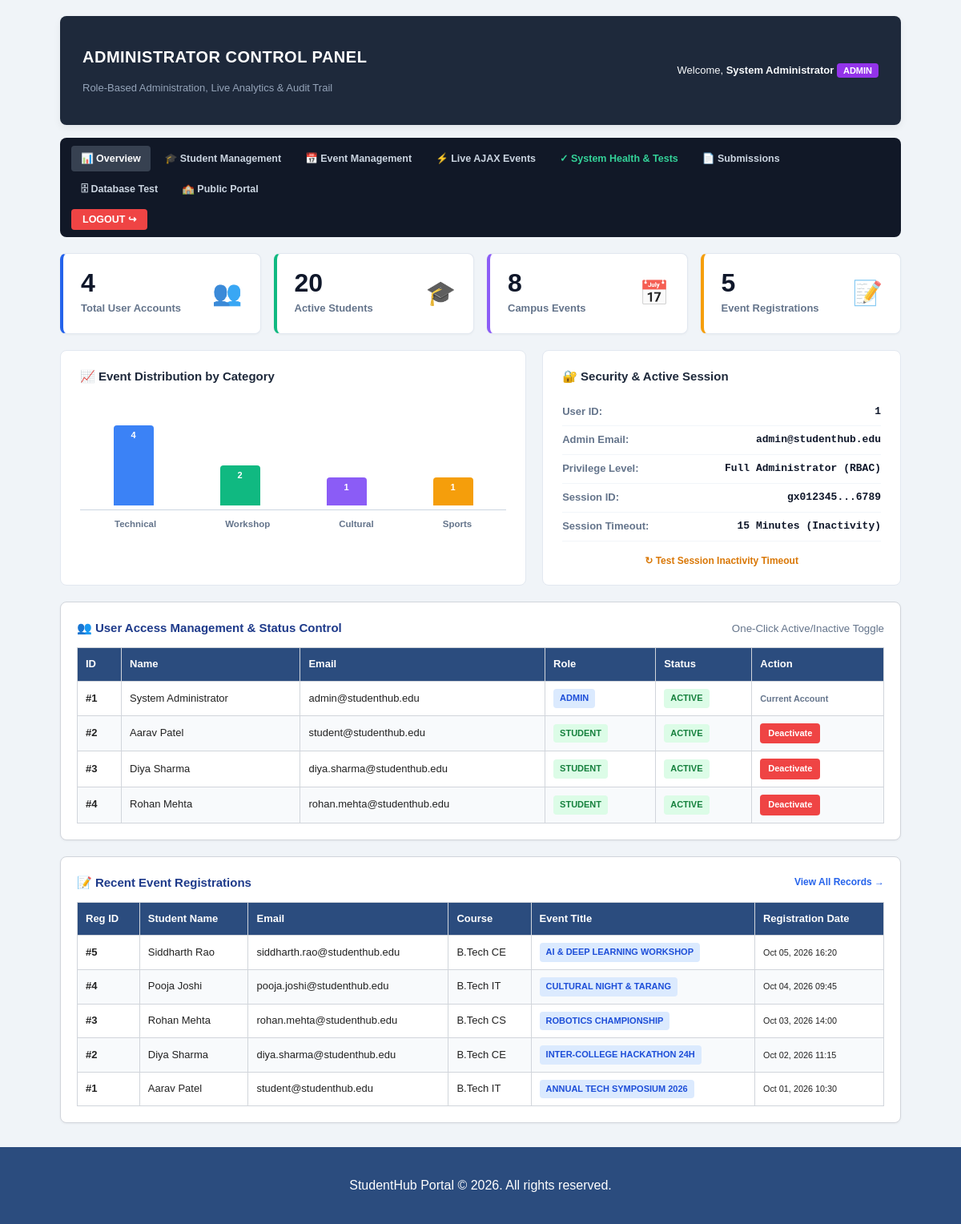
Page /admin_dashboard.php (signed in) on the committed database.
### tables this page shows
CREATE TABLE IF NOT EXISTS users (
    id INT AUTO_INCREMENT PRIMARY KEY,
    name VARCHAR(100) NOT NULL,
    email VARCHAR(100) NOT NULL UNIQUE,
    password VARCHAR(255) NOT NULL,
    role ENUM('admin', 'student') DEFAULT 'student',
    status ENUM('active', 'inactive') DEFAULT 'active',
    remember_token VARCHAR(255) NULL,
    created_at TIMESTAMP DEFAULT CURRENT_TIMESTAMP
);

CREATE TABLE IF NOT EXISTS registrations (
    id INT AUTO_INCREMENT PRIMARY KEY,
    student_name VARCHAR(100) NOT NULL,
    student_email VARCHAR(100) NOT NULL,
    event_title VARCHAR(150) NOT NULL,
    course VARCHAR(50) NOT NULL,
    registered_at TIMESTAMP DEFAULT CURRENT_TIMESTAMP
);

### admin_dashboard.php (the view, shortened to what this page needs)
<?php
require_once "db.php";
$totalStudents = mysqli_fetch_assoc(mysqli_query($conn, "SELECT COUNT(*) AS total FROM students WHERE status = 'active'"))['total'] ?? 0;
$totalEvents = mysqli_fetch_assoc(mysqli_query($conn, "SELECT COUNT(*) AS total FROM events"))['total'] ?? 0;
$totalUsers = mysqli_fetch_assoc(mysqli_query($conn, "SELECT COUNT(*) AS total FROM users"))['total'] ?? 0;
$totalRegistrations = mysqli_fetch_assoc(mysqli_query($conn, "SELECT COUNT(*) AS total FROM registrations"))['total'] ?? 0;
$catRes = mysqli_query($conn, "SELECT category, COUNT(*) AS count FROM events GROUP BY category");
$catStats = [];
while ($cr = mysqli_fetch_assoc($catRes)) {
    $catStats[$cr['category']] = (int)$cr['count'];
}
$recentRegs = mysqli_query($conn, "SELECT r.*, s.phone FROM registrations r LEFT JOIN students s ON r.student_email = s.email ORDER BY r.registered_at DESC LIMIT 6");
$allUsers = mysqli_query($conn, "SELECT id, name, email, role, status, created_at FROM users ORDER BY id ASC");
$adminEmail = $_SESSION['email'] ?? 'admin@studenthub.edu';
$adminName = $_SESSION['name'] ?? 'System Administrator';
$sessionId = session_id();
$maskedSession = substr($sessionId, 0, 8) . '...' . substr($sessionId, -4);
?>
<!DOCTYPE html>
<html lang="en">
<head>
    <link rel="stylesheet" href="style.css">
</head>
<body>
<div class="container" style="margin-top: 20px;">
    <div class="admin-top-card">
        <div>
            <h1>ADMINISTRATOR CONTROL PANEL</h1>
            <p>Role-Based Administration, Live Analytics &amp; Audit Trail</p>
        </div>
        <div style="font-size: 13px; color: #f8fafc;">
            Welcome, <strong><?php echo htmlspecialchars($adminName); ?></strong> <span class="admin-badge">ADMIN</span>
        </div>
    </div>
    <div class="admin-nav-bar">
        <div class="admin-nav-left">
            <a href="admin_dashboard.php" class="nav-pill active">&#128202; Overview</a>
            <a href="students.php" class="nav-pill">&#127891; Student Management</a>
            <a href="manage_events.php" class="nav-pill">&#128197; Event Management</a>
            <a href="ajax_crud.php" class="nav-pill">&#9889; Live AJAX Events</a>
            <a href="verify_system.php" class="nav-pill" style="color: #34d399;">&#10003; System Health &amp; Tests</a>
            <a href="view_submissions.php" class="nav-pill">&#128196; Submissions</a>
            <a href="test_db.php" class="nav-pill">&#128452; Database Test</a>
            <a href="index.html" class="nav-pill">&#127979; Public Portal</a>
        </div>
        <div>
            <a href="logout.php" class="logout-pill">LOGOUT &#8618;</a>
        </div>
    </div>
    <div class="stat-grid">
        <div class="stat-card">
            <div>
                <div class="stat-val"><?php echo $totalUsers; ?></div>
                <div class="stat-lbl">Total User Accounts</div>
            </div>
            <div class="stat-icon">&#128101;</div>
        </div>
        <div class="stat-card c-students">
            <div>
                <div class="stat-val"><?php echo $totalStudents; ?></div>
                <div class="stat-lbl">Active Students</div>
            </div>
            <div class="stat-icon">&#127891;</div>
        </div>
        <div class="stat-card c-events">
            <div>
                <div class="stat-val"><?php echo $totalEvents; ?></div>
                <div class="stat-lbl">Campus Events</div>
            </div>
            <div class="stat-icon">&#128197;</div>
        </div>
        <div class="stat-card c-regs">
            <div>
                <div class="stat-val"><?php echo $totalRegistrations; ?></div>
                <div class="stat-lbl">Event Registrations</div>
            </div>
            <div class="stat-icon">&#128221;</div>
        </div>
    </div>
    <div class="panel-row">
        <div class="chart-box">
            <h3 style="margin-top: 0; color: #1e293b; font-size: 15px;">&#128200; Event Distribution by Category</h3>
            <div class="chart-bar-wrap">
                <div class="chart-bar" style="height: <?php echo max(35, ($catStats['Technical'] ?? 0) * 25); ?>px; background: #3b82f6;">
                    <?php echo $catStats['Technical'] ?? 0; ?>
                </div>
                <div class="chart-bar" style="height: <?php echo max(35, ($catStats['Workshop'] ?? 0) * 25); ?>px; background: #10b981;">
                    <?php echo $catStats['Workshop'] ?? 0; ?>
                </div>
                <div class="chart-bar" style="height: <?php echo max(35, ($catStats['Cultural'] ?? 0) * 25); ?>px; background: #8b5cf6;">
                    <?php echo $catStats['Cultural'] ?? 0; ?>
                </div>
                <div class="chart-bar" style="height: <?php echo max(35, ($catStats['Sports'] ?? 0) * 25); ?>px; background: #f59e0b;">
                    <?php echo $catStats['Sports'] ?? 0; ?>
                </div>
            </div>
            <div class="chart-labels">
                <span>Technical</span>
                <span>Workshop</span>
                <span>Cultural</span>
                <span>Sports</span>
            </div>
        </div>
        <div class="session-box">
            <h3 style="margin-top: 0; color: #1e293b; font-size: 15px;">&#128272; Security &amp; Active Session</h3>
            <div style="margin-top: 10px;">
                <div class="session-row">
                    <span>User ID:</span>
                    <span><?php echo $_SESSION['user_id']; ?></span>
                </div>
                <div class="session-row">
                    <span>Admin Email:</span>
                    <span><?php echo htmlspecialchars($adminEmail); ?></span>
                </div>
                <div class="session-row">
                    <span>Privilege Level:</span>
                    <span>Full Administrator (RBAC)</span>
                </div>
                <div class="session-row">
                    <span>Session ID:</span>
                    <span><?php echo $maskedSession; ?></span>
                </div>
                <div class="session-row">
                    <span>Session Timeout:</span>
                    <span>15 Minutes (Inactivity)</span>
                </div>
            </div>
            <div style="margin-top: 14px; text-align: center;">
                <a href="login.php?msg=timeout" style="font-size: 12px; color: #d97706; text-decoration: none; font-weight: 700;">&#8635; Test Session Inactivity Timeout</a>
            </div>
        </div>
    </div>
    <div class="box">
        <div style="display: flex; justify-content: space-between; align-items: center;">
            <h3 style="margin: 0; font-size: 15px;">&#128101; User Access Management &amp; Status Control</h3>
            <small style="color: #64748b;">One-Click Active/Inactive Toggle</small>
        </div>
        <table style="width: 100%; margin-top: 12px; font-size: 13px;">
            <thead>
                <tr>
                    <th>ID</th>
                    <th>Name</th>
                    <th>Email</th>
                    <th>Role</th>
                    <th>Status</th>
                    <th>Action</th>
                </tr>
            </thead>
            <tbody>
                <?php while ($u = mysqli_fetch_assoc($allUsers)): ?>
                    <tr>
                        <td><strong>#<?php echo $u['id']; ?></strong></td>
                        <td><?php echo htmlspecialchars($u['name']); ?></td>
                        <td><?php echo htmlspecialchars($u['email']); ?></td>
                        <td><span class="badge <?php echo $u['role'] === 'admin' ? 'badge-info' : 'badge-success'; ?>"><?php echo ucfirst($u['role']); ?></span></td>
                        <td>
                            <span class="badge <?php echo $u['status'] === 'active' ? 'badge-success' : 'badge-danger'; ?>">
                                <?php echo ucfirst($u['status']); ?>
                            </span>
                        </td>
                        <td>
                            <?php if ($u['id'] != $_SESSION['user_id']): ?>
                                <a href="admin_dashboard.php?toggle_user_id=<?php echo $u['id']; ?>" class="btn-sm" style="background: <?php echo $u['status'] === 'active' ? '#ef4444' : '#10b981'; ?>; color: #fff; padding: 4px 10px; border-radius: 4px; text-decoration: none; font-size: 11px;">
                                    <?php echo $u['status'] === 'active' ? 'Deactivate' : 'Activate'; ?>
                                </a>
                            <?php else: ?>
                                <small style="color: #64748b; font-weight: bold;">Current Account</small>
                            <?php endif; ?>
                        </td>
                    </tr>
                <?php endwhile; ?>
            </tbody>
        </table>
    </div>
    <div class="box">
        <div style="display: flex; justify-content: space-between; align-items: center;">
            <h3 style="margin: 0; font-size: 15px;">&#128221; Recent Event Registrations</h3>
            <a href="view_submissions.php" style="font-size: 12px; font-weight: 700;">View All Records &rarr;</a>
        </div>
        <table style="width: 100%; margin-top: 12px; font-size: 13px;">
            <thead>
                <tr>
                    <th>Reg ID</th>
                    <th>Student Name</th>
                    <th>Email</th>
                    <th>Course</th>
                    <th>Event Title</th>
                    <th>Registration Date</th>
                </tr>
            </thead>
            <tbody>
                <?php while ($r = mysqli_fetch_assoc($recentRegs)): ?>
                    <tr>
                        <td><strong>#<?php echo $r['id']; ?></strong></td>
                        <td><?php echo htmlspecialchars($r['student_name']); ?></td>
                        <td><?php echo htmlspecialchars($r['student_email']); ?></td>
                        <td><?php echo htmlspecialchars($r['course']); ?></td>
                        <td><span class="badge badge-info"><?php echo htmlspecialchars($r['event_title']); ?></span></td>
                        <td><small><?php echo htmlspecialchars(date('M d, Y H:i', strtotime($r['registered_at']))); ?></small></td>
                    </tr>
                <?php endwhile; ?>
            </tbody>
        </table>
    </div>
</div>
<footer>
    <div class="container footer-content">
        <p>StudentHub Portal &copy; 2026. All rights reserved.</p>
    </div>
</footer>
</body>
</html>

### style.css (style rules this page uses)
:root { --bg-color: #f0f4f8; --text-color: #222222; --card-bg: #ffffff; --card-border: #d1d5db; --header-bg: #2b4c7e; --header-text: #ffffff; --nav-bg: #3b629b; --nav-link: #ffffff; --accent-blue: #1e3a8a; --btn-bg: #2b4c7e; --btn-hover: #1e355b; --input-bg: #ffffff; --table-header-bg: #2b4c7e; --table-stripe: #f8fafc; }
* { box-sizing: border-box; }
body { font-family: Arial, sans-serif; margin: 0; padding: 0; background-color: var(--bg-color); color: var(--text-color); line-height: 1.6; transition: background-color 0.25s ease, color 0.25s ease; }
a { color: #2563eb; text-decoration: none; }
.container { width: 90%; max-width: 1050px; margin: 20px auto; }
.box, .page-intro, .controls-box, .event-card, .form-box, .form-card, .faq-item { background-color: var(--card-bg); border: 1px solid var(--card-border); border-radius: 8px; padding: 20px; margin-bottom: 20px; box-shadow: 0 1px 3px rgba(0,0,0,0.05); }
.page-intro h2, .box h2, .box h3, .form-box h2, .form-card h2 { color: var(--accent-blue); margin-top: 0; }
.badge { display: inline-block; padding: 3px 8px; border-radius: 4px; font-size: 11px; font-weight: bold; text-transform: uppercase; }
.badge-success { background: #dcfce7; color: #15803d; }
.badge-info { background: #dbeafe; color: #1d4ed8; }
.btn-sm { display: inline-block; padding: 4px 8px; font-size: 12px; font-weight: bold; border-radius: 3px; text-decoration: none !important; cursor: pointer; }
table { width: 100%; border-collapse: collapse; margin-top: 15px; font-size: 14px; }
table, th, td { border: 1px solid var(--card-border); }
th { background-color: var(--table-header-bg); color: #ffffff; text-align: left; padding: 10px; }
td { padding: 9px 10px; }
tr:nth-child(even) { background-color: var(--table-stripe); }
footer { background-color: var(--header-bg); color: #ffffff; text-align: center; padding: 15px; margin-top: 30px; }

### rows in the picture
users: id "1", name "System Administrator", email "admin@studenthub.edu", role "ADMIN", status "ACTIVE", shows "Current Account"
users: id "2", name "Aarav Patel", email "student@studenthub.edu", role "STUDENT", status "ACTIVE", shows "Deactivate"
users: id "3", name "Diya Sharma", email "diya.sharma@studenthub.edu", role "STUDENT", status "ACTIVE", shows "Deactivate"
users: id "4", name "Rohan Mehta", email "rohan.mehta@studenthub.edu", role "STUDENT", status "ACTIVE", shows "Deactivate"
registrations: id "5", student_name "Siddharth Rao", student_email "siddharth.rao@studenthub.edu", course "B.Tech CE", event_title "AI & DEEP LEARNING WORKSHOP", registered_at "Oct 05, 2026 16:20"
registrations: id "4", student_name "Pooja Joshi", student_email "pooja.joshi@studenthub.edu", course "B.Tech IT", event_title "CULTURAL NIGHT & TARANG", registered_at "Oct 04, 2026 09:45"
registrations: id "3", student_name "Rohan Mehta", student_email "rohan.mehta@studenthub.edu", course "B.Tech CS", event_title "ROBOTICS CHAMPIONSHIP", registered_at "Oct 03, 2026 14:00"
registrations: id "2", student_name "Diya Sharma", student_email "diya.sharma@studenthub.edu", course "B.Tech CE", event_title "INTER-COLLEGE HACKATHON 24H", registered_at "Oct 02, 2026 11:15"
registrations: id "1", student_name "Aarav Patel", student_email "student@studenthub.edu", course "B.Tech IT", event_title "ANNUAL TECH SYMPOSIUM 2026", registered_at "Oct 01, 2026 10:30"

### other values in the picture
$adminName "System Administrator"
$totalUsers "4"
$totalStudents "20"
$totalEvents "8"
$totalRegistrations "5"
$catStats['Technical'] "4"
$catStats['Workshop'] "2"
$catStats['Cultural'] "1"
$catStats['Sports'] "1"
$_SESSION['user_id'] "1"
$adminEmail "admin@studenthub.edu"
$maskedSession "gx012345...6789"
